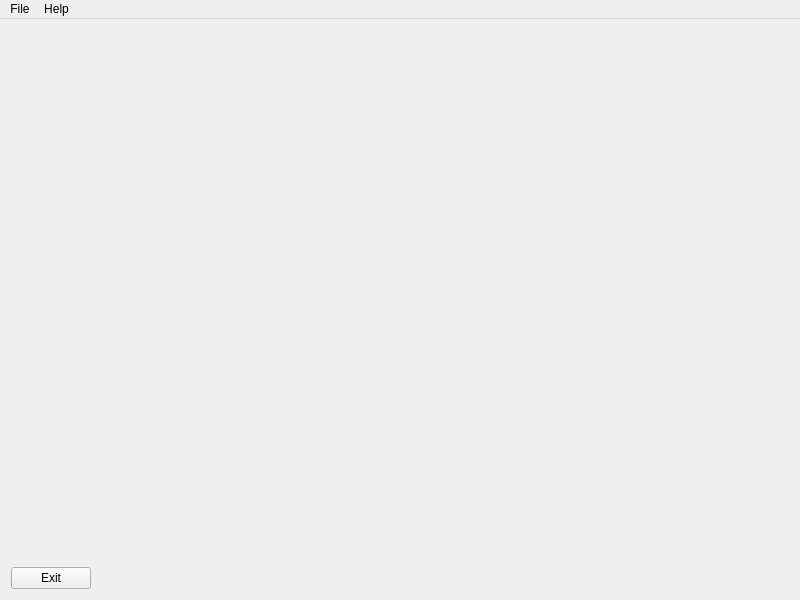
<?xml version="1.0" encoding="UTF-8"?>
<ui version="4.0">
 <class>GUI</class>
 <widget class="QMainWindow" name="GUI">
  <property name="geometry">
   <rect>
    <x>0</x>
    <y>0</y>
    <width>800</width>
    <height>600</height>
   </rect>
  </property>
  <property name="minimumSize">
   <size>
    <width>800</width>
    <height>600</height>
   </size>
  </property>
  <property name="windowTitle">
   <string>COMPASS</string>
  </property>
  <widget class="QWidget" name="centralWidget">
   <layout class="QHBoxLayout" name="horizontalLayout">
    <item>
     <layout class="QVBoxLayout" name="verticalLayout_2">
      <item>
       <layout class="QVBoxLayout" name="verticalLayout">
        <item>
         <spacer name="verticalSpacer">
          <property name="orientation">
           <enum>Qt::Vertical</enum>
          </property>
          <property name="sizeHint" stdset="0">
           <size>
            <width>20</width>
            <height>40</height>
           </size>
          </property>
         </spacer>
        </item>
        <item>
         <widget class="QPushButton" name="exitButton">
          <property name="text">
           <string>Exit</string>
          </property>
         </widget>
        </item>
       </layout>
      </item>
     </layout>
    </item>
    <item>
     <widget class="GLWidget" name="OpenGL" native="true">
      <property name="enabled">
       <bool>true</bool>
      </property>
      <property name="sizePolicy">
       <sizepolicy hsizetype="Expanding" vsizetype="Preferred">
        <horstretch>0</horstretch>
        <verstretch>0</verstretch>
       </sizepolicy>
      </property>
      <property name="minimumSize">
       <size>
        <width>512</width>
        <height>512</height>
       </size>
      </property>
     </widget>
    </item>
   </layout>
  </widget>
  <widget class="QMenuBar" name="menuBar">
   <property name="geometry">
    <rect>
     <x>0</x>
     <y>0</y>
     <width>800</width>
     <height>26</height>
    </rect>
   </property>
   <widget class="QMenu" name="menuFile">
    <property name="title">
     <string>File</string>
    </property>
   </widget>
   <widget class="QMenu" name="menuHelp">
    <property name="title">
     <string>Help</string>
    </property>
   </widget>
   <addaction name="menuFile"/>
   <addaction name="menuHelp"/>
  </widget>
 </widget>
 <layoutdefault spacing="6" margin="11"/>
 <customwidgets>
  <customwidget>
   <class>GLWidget</class>
   <extends>QWidget</extends>
   <header>glwidget.h</header>
   <container>1</container>
  </customwidget>
 </customwidgets>
 <resources/>
 <connections>
  <connection>
   <sender>exitButton</sender>
   <signal>released()</signal>
   <receiver>GUI</receiver>
   <slot>close()</slot>
   <hints>
    <hint type="sourcelabel">
     <x>59</x>
     <y>578</y>
    </hint>
    <hint type="destinationlabel">
     <x>47</x>
     <y>439</y>
    </hint>
   </hints>
  </connection>
 </connections>
</ui>
